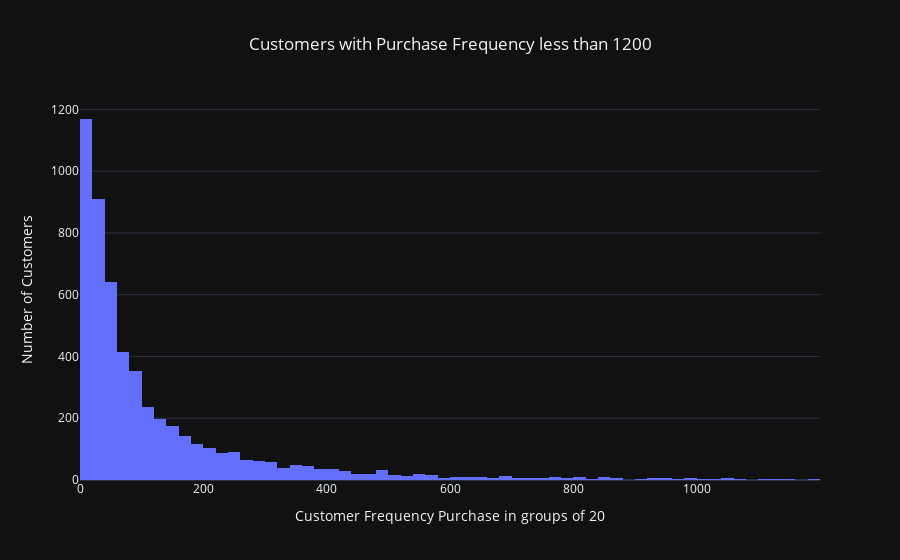

Notebook cell for this chart:
### Code cell
# plot histogram
hist_fig = px.histogram(x=ctm_dt.query('Frequency < 1200')['Frequency'], 
                        title="Customers with Purchase Frequency less than 1200", 
                        template= "plotly_dark" 
                       )

hist_fig.update_layout(title_x=0.5, 
                       xaxis_title="Customer Frequency Purchase in groups of 20", 
                       yaxis_title="Number of Customers"
                      )

hist_fig.show(config={'displaylogo': False})

### Figure 1 — Plotly figure (JSON) as saved in the notebook; plotly's stock layout.template omitted (floating-point values rounded to 4 significant figures; data arrays with more than 128 entries replaced by an {"elided": "..."} marker saying what was removed)
{"data": [{"alignmentgroup": "True", "bingroup": "x", "hovertemplate": "x=%{x}<br>count=%{y}<extra></extra>", "legendgroup": "", "marker": {"color": "#636efa", "pattern": {"shape": ""}}, "name": "", "offsetgroup": "", "orientation": "v", "showlegend": false, "type": "histogram", "x": {"elided": "5371 int values"}, "xaxis": "x", "yaxis": "y"}], "layout": {"barmode": "relative", "legend": {"tracegroupgap": 0}, "title": {"text": "Customers with Purchase Frequency less than 1200", "x": 0.5}, "xaxis": {"anchor": "y", "domain": [0, 1], "title": {"text": "Customer Frequency Purchase in groups of 20"}}, "yaxis": {"anchor": "x", "domain": [0, 1], "title": {"text": "Number of Customers"}}}}
